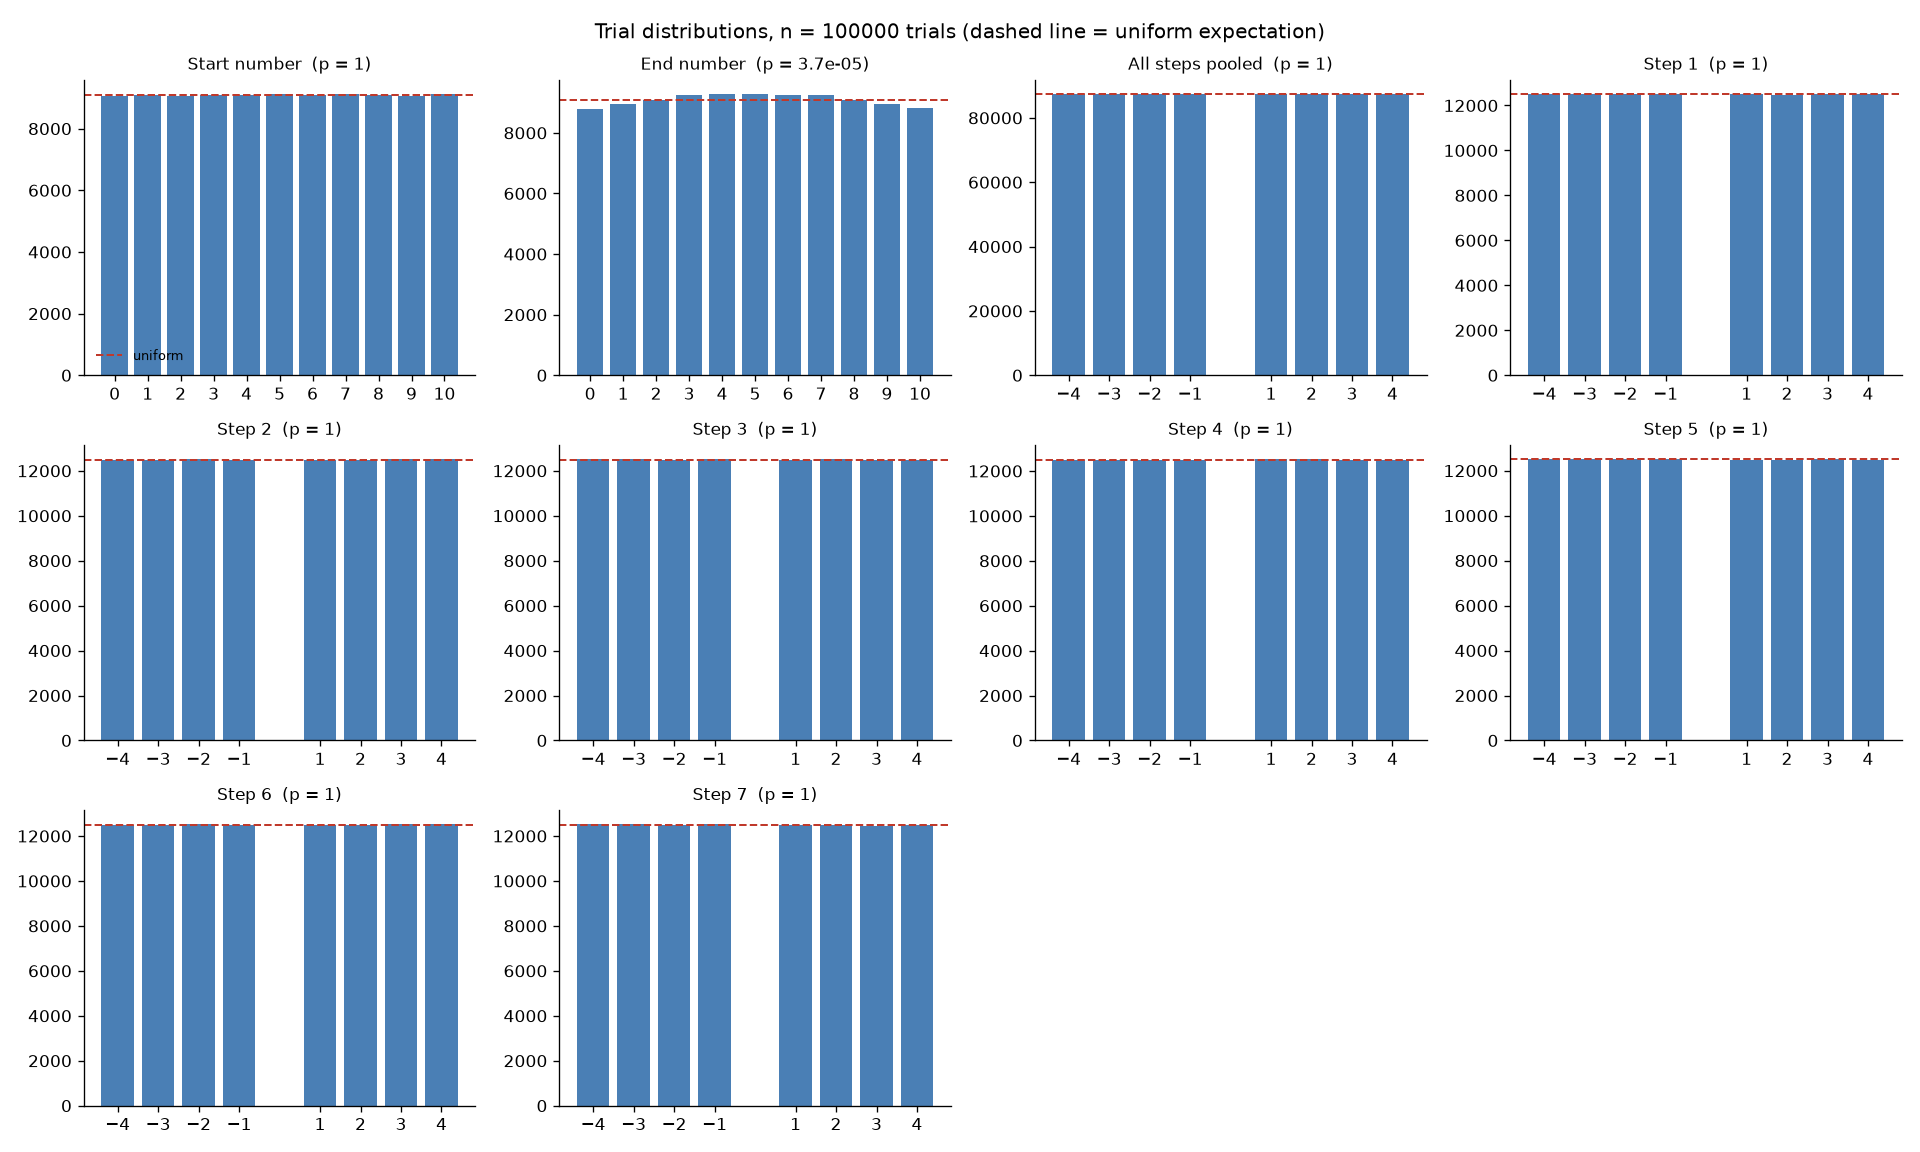

This figure's Python source:
"""Distribution statistics for the generated trials.

Checks whether the start number, the end number (correct answer) and the seven
added steps are uniformly distributed, using a chi-square goodness-of-fit test.

Usage:
    python stats.py                     # simulate 1 session with config.py settings
    python stats.py --sessions 1000     # simulate many sessions (stable estimates)
    python stats.py --seed 42           # reproducible simulation
    python stats.py --csv data/*.csv    # analyse recorded sessions instead
    python stats.py --plot stats.png    # also save histograms
"""

from __future__ import annotations

import argparse
import csv
import glob
import random
from collections import Counter

from scipy.stats import chisquare

import design
from config import CONFIG, STRATEGIES


def simulate(sessions: int, seed: int | None) -> list[dict]:
    master = random.Random(seed)
    rows = []
    for _ in range(sessions):
        for t in design.build_session(CONFIG, master.randrange(2**32)):
            rows.append({"strategy": t.strategy, "start": t.start_value,
                         "end": t.correct_answer, "steps": list(t.steps)})
    return rows


def load_csv(patterns: list[str]) -> list[dict]:
    rows = []
    for pattern in patterns:
        for path in glob.glob(pattern):
            with open(path, newline="", encoding="utf-8") as f:
                for r in csv.DictReader(f):
                    rows.append({"strategy": r["strategy"], "start": int(r["start_value"]),
                                 "end": int(r["correct_answer"]),
                                 "steps": [int(s) for s in r["steps"].split()]})
    return rows


def report(title: str, values: list[int], categories: list[int]) -> None:
    counts = Counter(values)
    observed = [counts.get(c, 0) for c in categories]
    n = sum(observed)
    expected = n / len(categories)
    print(f"\n{title}  (n={n}, uniform expectation = {expected:.1f} per value)")
    print(f"  {'value':>5} {'count':>7} {'%':>6}  {'obs/exp':>7}")
    for c, o in zip(categories, observed):
        bar = "#" * round(40 * o / max(observed)) if max(observed) else ""
        print(f"  {c:>5} {o:>7} {100 * o / n:>5.1f}%  {o / expected:>7.2f}  {bar}")
    stat, p = chisquare(observed)
    verdict = "NOT uniform" if p < 0.05 else "consistent with uniform"
    print(f"  chi2({len(categories) - 1}) = {stat:.2f}, p = {p:.3g}  ->  {verdict} (alpha 0.05)")
    if expected < 5:
        print("  (warning: expected counts < 5, the chi-square test is unreliable)")


def analyse(rows: list[dict], label: str) -> None:
    values = list(range(CONFIG.value_min, CONFIG.value_max + 1))
    steps = design.step_values(CONFIG)
    print(f"\n{'=' * 70}\n{label}: {len(rows)} trials\n{'=' * 70}")
    report("START number", [r["start"] for r in rows], values)
    report("END number (correct answer)", [r["end"] for r in rows], values)
    report("ALL STEPS pooled", [s for r in rows for s in r["steps"]], steps)
    for i in range(CONFIG.step_count):
        report(f"STEP {i + 1}", [r["steps"][i] for r in rows if len(r["steps"]) > i], steps)


def plot(rows: list[dict], path: str) -> None:
    import matplotlib
    matplotlib.use("Agg")
    import matplotlib.pyplot as plt

    values = list(range(CONFIG.value_min, CONFIG.value_max + 1))
    steps = design.step_values(CONFIG)
    panels = [("Start number", [r["start"] for r in rows], values),
              ("End number", [r["end"] for r in rows], values),
              ("All steps pooled", [s for r in rows for s in r["steps"]], steps)]
    panels += [(f"Step {i + 1}", [r["steps"][i] for r in rows], steps)
               for i in range(CONFIG.step_count)]
    cols = 4
    fig, axes = plt.subplots((len(panels) + cols - 1) // cols, cols,
                             figsize=(16, 3.2 * ((len(panels) + cols - 1) // cols)))
    for ax in axes.flat[len(panels):]:
        ax.axis("off")
    for ax, (title, data, cats) in zip(axes.flat, panels):
        counts = Counter(data)
        observed = [counts.get(c, 0) for c in cats]
        p = chisquare(observed).pvalue
        ax.bar(cats, observed, color="#4a7fb5")
        ax.axhline(len(data) / len(cats), color="#c0392b", linestyle="--",
                   linewidth=1.2, label="uniform")
        ax.set_title(f"{title}  (p = {p:.2g})", fontsize=10)
        ax.set_xticks(cats)
        ax.spines[["top", "right"]].set_visible(False)
    axes.flat[0].legend(frameon=False, fontsize=8)
    fig.suptitle(f"Trial distributions, n = {len(rows)} trials "
                 "(dashed line = uniform expectation)")
    fig.tight_layout()
    fig.savefig(path, dpi=120)
    print(f"\nPlot saved to {path}")


def main() -> None:
    ap = argparse.ArgumentParser(description=__doc__,
                                 formatter_class=argparse.RawDescriptionHelpFormatter)
    ap.add_argument("--sessions", type=int, default=1,
                    help="number of simulated sessions (default 1)")
    ap.add_argument("--seed", type=int, default=None)
    ap.add_argument("--csv", nargs="+", help="analyse recorded CSV files instead")
    ap.add_argument("--by-strategy", action="store_true",
                    help="also report head and hands trials separately")
    ap.add_argument("--plot", metavar="PNG", help="save histograms to this file")
    args = ap.parse_args()

    rows = load_csv(args.csv) if args.csv else simulate(args.sessions, args.seed)
    if not rows:
        raise SystemExit("No trials found.")
    counts = Counter(r["strategy"] for r in rows)
    print("Trials per strategy: " + ", ".join(f"{s}={counts.get(s, 0)}" for s in STRATEGIES))

    analyse(rows, "ALL TRIALS")
    if args.by_strategy:
        for s in STRATEGIES:
            analyse([r for r in rows if r["strategy"] == s], f"STRATEGY = {s}")
    if args.plot:
        plot(rows, args.plot)


if __name__ == "__main__":
    main()
